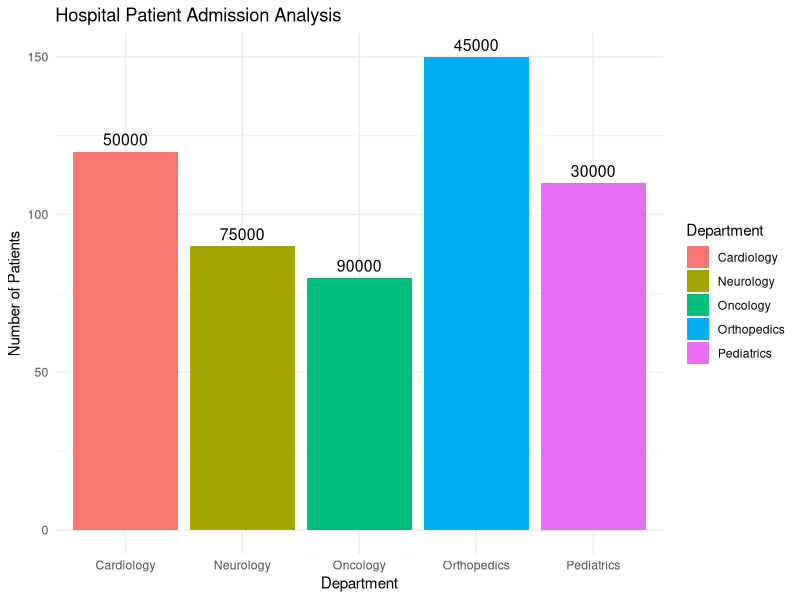

Recreate this plot in R.
# Install ggplot2 if not installed
# install.packages("ggplot2")

library(ggplot2)

# Sample dataset
hospital_data <- data.frame(
  Department = c("Cardiology", "Neurology", "Orthopedics", "Pediatrics", "Oncology"),
  Number_of_Patients = c(120, 90, 150, 110, 80),
  Average_Treatment_Cost = c(50000, 75000, 45000, 30000, 90000)
)

# Bar Chart
ggplot(hospital_data,
       aes(x = Department,
           y = Number_of_Patients,
           fill = Department)) +
  geom_bar(stat = "identity") +
  geom_text(aes(label = Average_Treatment_Cost),
            vjust = -0.5,
            size = 4) +
  labs(
    title = "Hospital Patient Admission Analysis",
    x = "Department",
    y = "Number of Patients",
    fill = "Department"
  ) +
  theme_minimal()
